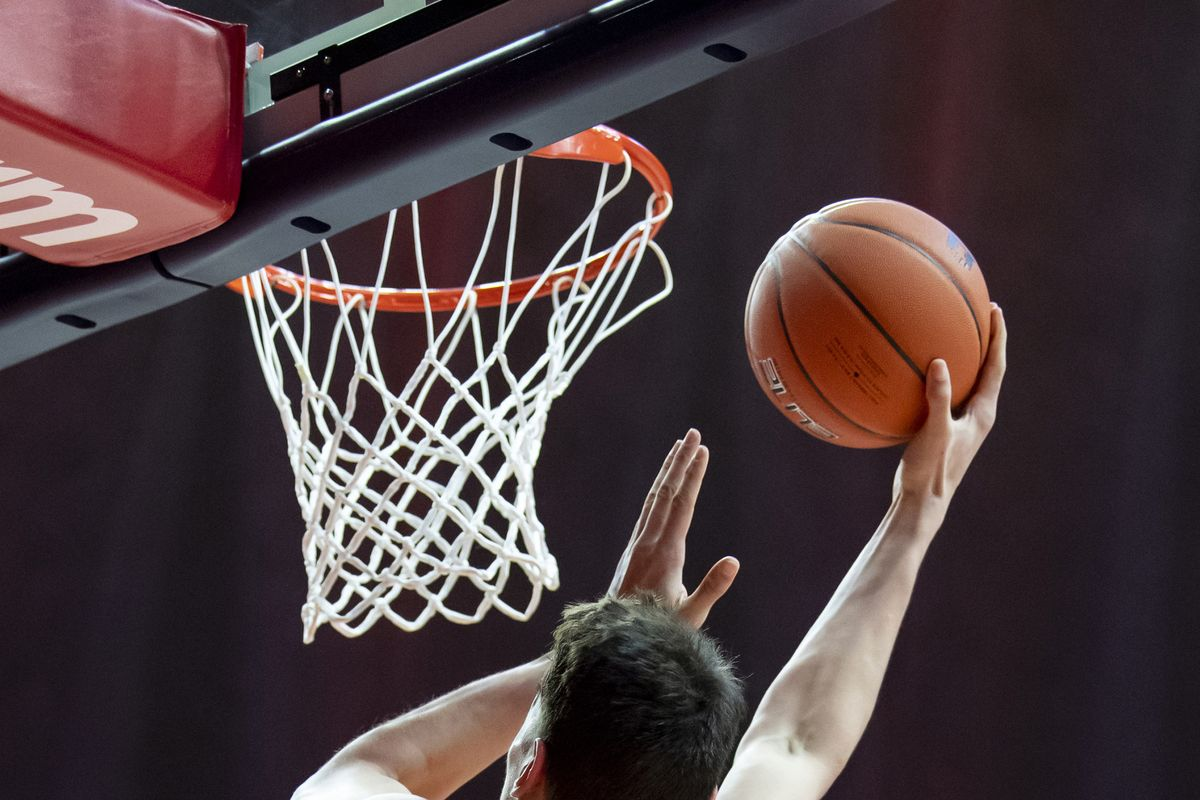
#> input picture grabcut/assets/a.jpg, 1200 x 800 px
$ python grabcut.py
#> lines starting #> are read from the running program, lines starting #| are printed output that depends on the picture; after the words box and inside, x2 and y2 are one past the last pixel; in counts of white or black regions, pixels touching at a corner belong together
import numpy as np
import cv2
from matplotlib import pyplot as plt

image = cv2.imread('assets/a.jpg')
#> image is the input picture: shape (800, 1200, 3); mean B, G, R 63.2, 60.8, 76.2

background_model = np.zeros((1, 65), np.float64)
foreground_model = np.zeros((1, 65), np.float64)

# using cv2.GC_INIT_WITH_RECT
# rect = (740, 198, 250, 250)
# cv2.grabCut(image, mask, rect, background_model, foreground_model, 5, cv2.GC_INIT_WITH_RECT)

# using cv2.GC_INIT_WITH_MASK
custom_mask = cv2.imread('assets/mask_basketball.png', 0)
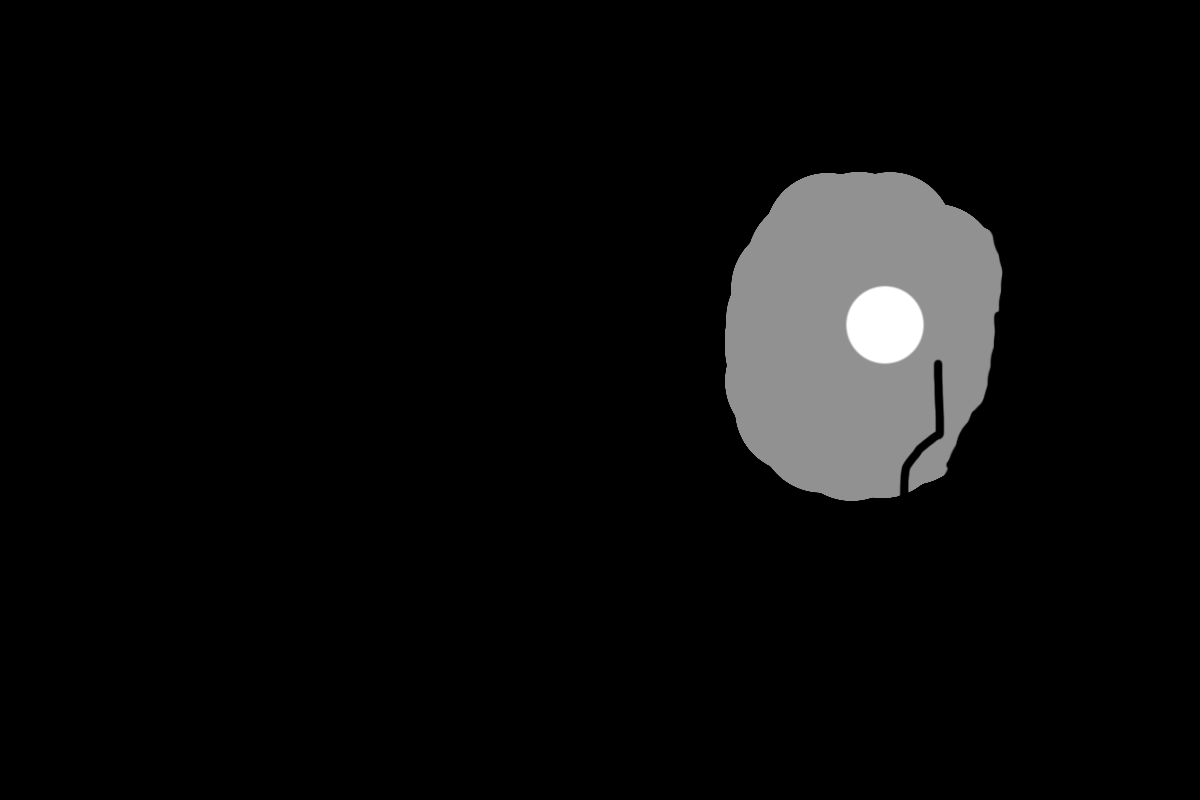
#> input picture grabcut/assets/mask_basketball.png, 1200 x 800 px
#> custom_mask is the input picture: shape (800, 1200); min 0, max 255, mean 11.4

mask = np.where(((custom_mask > 0) & (custom_mask < 255)), cv2.GC_PR_FGD, 0).astype('uint8')
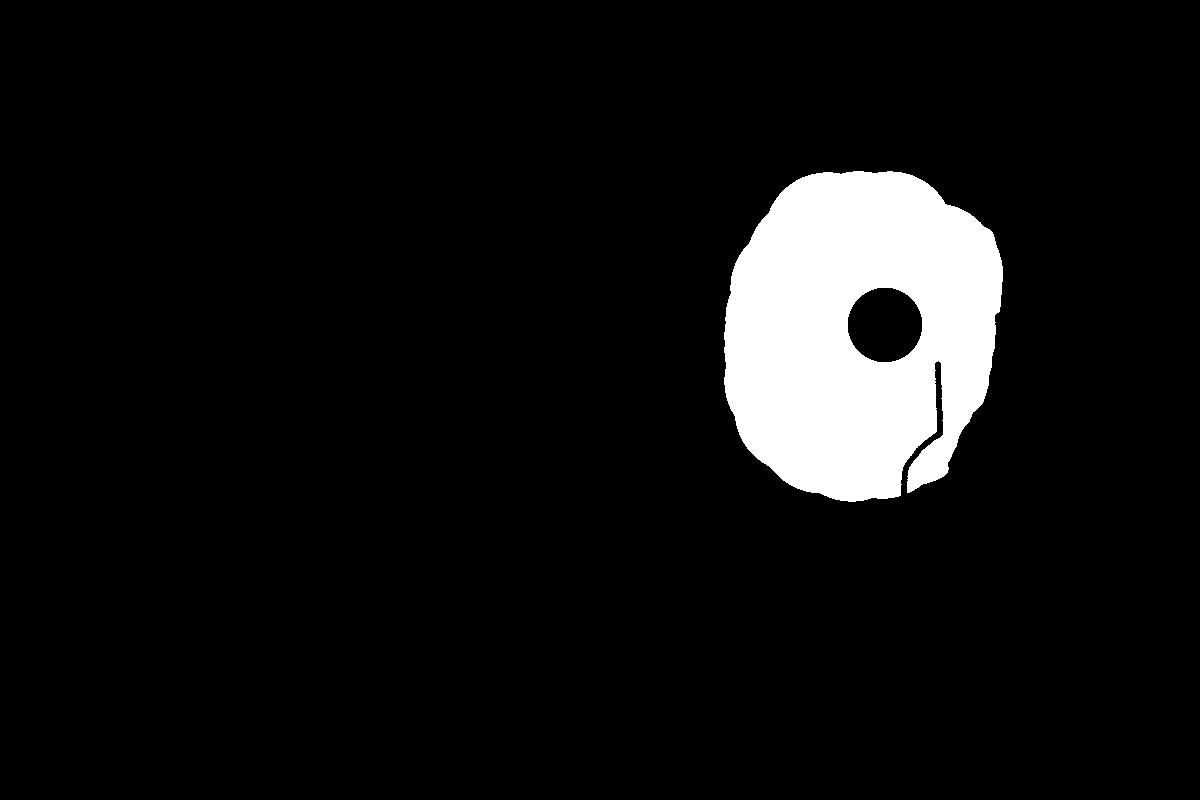
#> mask: shape (800, 1200); values 0 (black) and 3 (white), 7.2% white; 1 white region, box (x1, y1, x2, y2) and area: (724, 171, 1003, 502) 69016
mask[custom_mask == 0] = cv2.GC_BGD
mask[custom_mask == 255] = cv2.GC_FGD
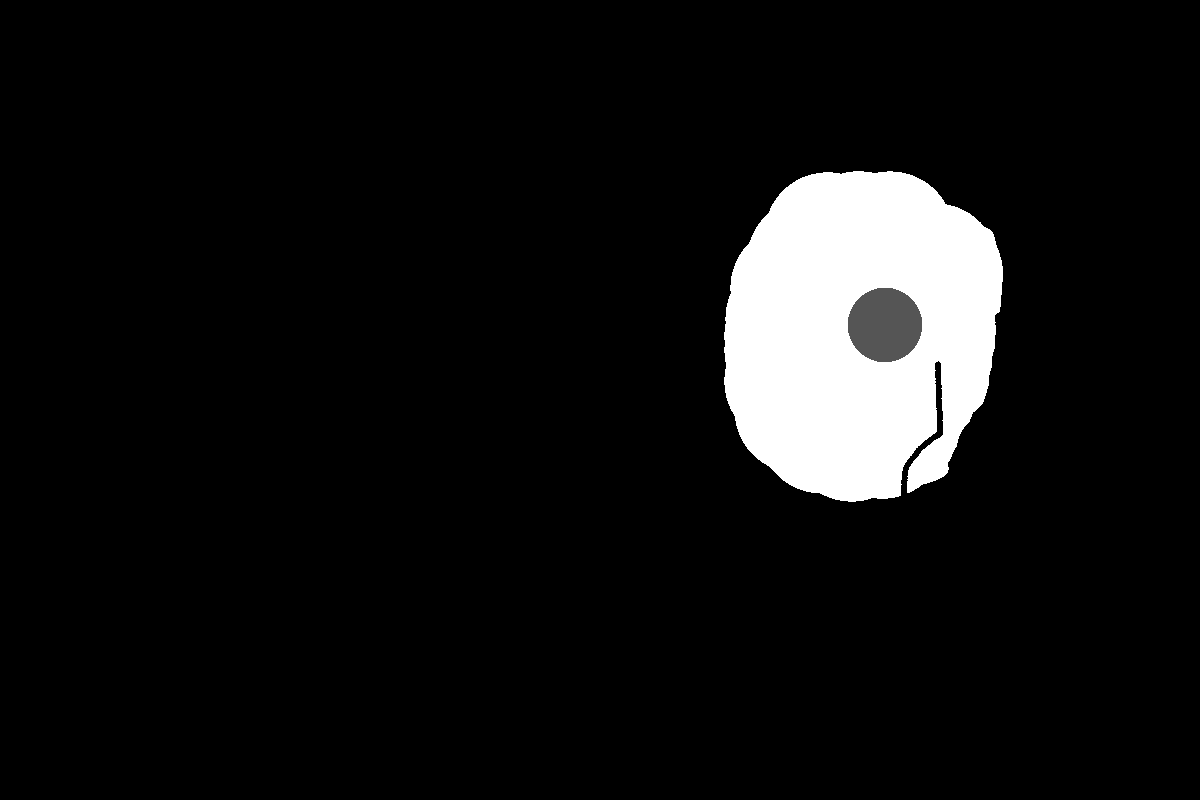
#> mask: shape (800, 1200); 0.45% of pixels changed, all inside (x1, y1, x2, y2) = (848, 288, 922, 362); drawn with min black and max white

mask, bgdModel, fgdModel = cv2.grabCut(image, mask, None, background_model, foreground_model, 5, cv2.GC_INIT_WITH_MASK)
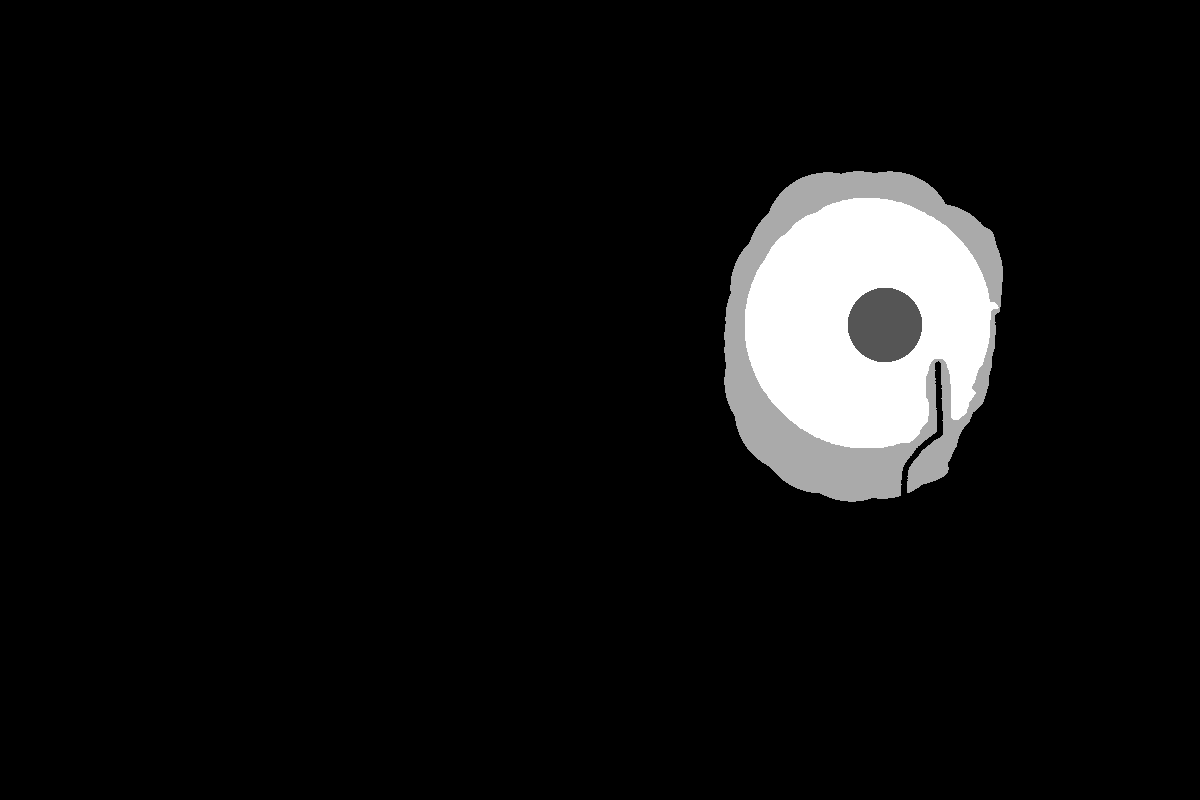
#> mask: shape (800, 1200); 2.74% of pixels changed, all inside (x1, y1, x2, y2) = (724, 171, 1003, 502); drawn with min black and max white

mask = np.where((mask == 2) | (mask == 0), 0, 1).astype('uint8')
#> mask: shape (800, 1200); values 0 (black) and 1 (white), 4.9% white; 1 white region, box (x1, y1, x2, y2) and area: (745, 198, 999, 448) 47045
image = image * mask[:, :, np.newaxis]
plt.imshow(image), plt.colorbar(), plt.show()
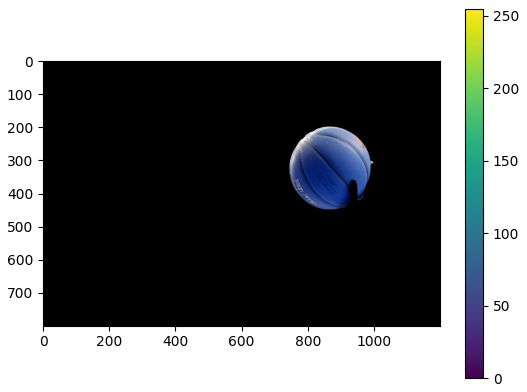
#> figure drawn by matplotlib, 2 panels; B, G, R data is drawn as R, G, B
